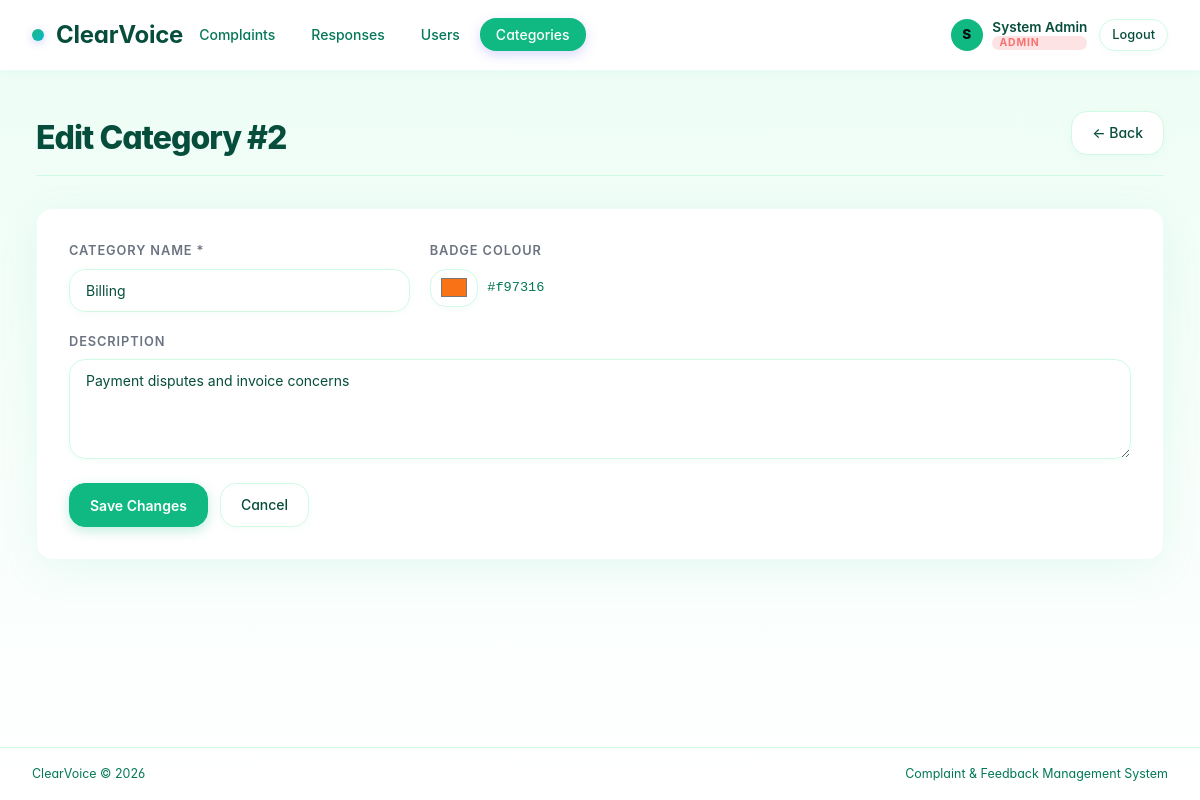
Screenshot of /pages/categories/edit.php?id=2 (signed in) with the database file from the repository.
### tables this page shows
CREATE TABLE IF NOT EXISTS categories (
    id          INT UNSIGNED AUTO_INCREMENT PRIMARY KEY,
    name        VARCHAR(80)   NOT NULL UNIQUE,
    description VARCHAR(255)  NOT NULL DEFAULT '',
    color       VARCHAR(7)    NOT NULL DEFAULT '#6366f1',
    created_at  DATETIME NOT NULL DEFAULT CURRENT_TIMESTAMP,
    updated_at  DATETIME NOT NULL DEFAULT CURRENT_TIMESTAMP ON UPDATE CURRENT_TIMESTAMP
);

### includes/helpers.php (called while the page is built, shortened)
<?php
function e(string $value): string
{
    return htmlspecialchars($value, ENT_QUOTES | ENT_SUBSTITUTE, 'UTF-8');
}

### pages/categories/edit.php (the view, shortened to what this page needs)
<?php
require_once __DIR__ . '/../../includes/header.php';
$db  = getDB();
$id  = (int)($_GET['id'] ?? $_POST['id'] ?? 0);
$stmt = $db->prepare('SELECT * FROM categories WHERE id = :id');
$stmt->execute([':id' => $id]);
$category = $stmt->fetch();
$old       = $category;
?>
<div class="page-header">
    <div><h1>Edit Category #<?= $id ?></h1></div>
    <a href="index.php" class="btn btn-secondary">← Back</a>
</div>
<div class="card fade-in">
    <form method="post">
        <div class="form-grid">
            <div class="field">
                <label for="name">Category Name *</label>
                <input type="text" id="name" name="name" value="<?= e($old['name']) ?>">
            </div>
            <div class="field">
                <label for="color">Badge Colour</label>
                <div style="display:flex;gap:.6rem;align-items:center">
                    <input type="color" id="color" name="color"
                           value="<?= e($old['color']) ?>"
                           style="width:3rem;flex-shrink:0">
                    <span id="colorHex" style="font-family:monospace;font-size:.85rem;color:var(--text-muted)">
                        <?= e($old['color']) ?>
                    </span>
                </div>
            </div>
            <div class="field full">
                <label for="description">Description</label>
                <textarea id="description" name="description" rows="3"><?= e($old['description']) ?></textarea>
            </div>
        </div>
        <div class="form-actions">
            <button type="submit" class="btn btn-primary">Save Changes</button>
            <a href="index.php" class="btn btn-secondary">Cancel</a>
        </div>
    </form>
</div>
<?php require_once __DIR__ . '/../../includes/footer.php'; ?>

### assets/css/style.css (style rules this page uses)
:root { --bg: #ffffff; --bg-card: #ffffff; --bg-hover: #f0fdfa; --bg-gradient: linear-gradient(135deg, #10b981 0%, #14b8a6 50%, #06b6d4 100%); --border: #d1fae5; --border-light:#ecfdf5; --accent: #10b981; --accent-dim: #059669; --accent-light: #34d399; --text: #064e3b; --text-muted: #047857; --text-subtle: #6b7280; --danger: #dc2626; --success: #059669; --info: #0891b2; --warning: #d97706; --radius: 8px; --radius-lg: 16px; --radius-xl: 24px; --font-head: 'Inter', 'Syne', sans-serif; --font-body: 'Inter', 'DM Sans', sans-serif; --shadow: 0 10px 40px rgba(16,185,129,.08); --shadow-sm: 0 2px 8px rgba(16,185,129,.04); --shadow-lg: 0 20px 60px rgba(16,185,129,.12); }
*, *::before, *::after { box-sizing: border-box; margin: 0; padding: 0; }
html { scroll-behavior: smooth; }
body { background: linear-gradient(to bottom, #ecfdf5, #ffffff); color: var(--text); font-family: var(--font-body); font-size: 14px; line-height: 1.6; min-height: 100vh; display: flex; flex-direction: column; font-feature-settings: "cv02", "cv03", "cv04", "cv11"; }
a { color: var(--accent); text-decoration: none; }
.page-header { display: flex; align-items: flex-end; justify-content: space-between; margin-bottom: 2rem; padding-bottom: 1.25rem; border-bottom: 1px solid var(--border); gap: 1rem; flex-wrap: wrap; }
.page-header h1 { font-family: var(--font-head); font-size: 2rem; font-weight: 800; letter-spacing: -.03em; line-height: 1.1; color: var(--text); }
.card { background: var(--bg-card); border: 1px solid var(--border-light); border-radius: var(--radius-lg); padding: 2rem; box-shadow: var(--shadow); transition: transform .2s ease, box-shadow .2s ease; position: relative; overflow: hidden; }
.card::before { content: ''; position: absolute; top: 0; left: 0; right: 0; height: 3px; background: var(--bg-gradient); opacity: 0; transition: opacity .2s ease; }
.btn { display: inline-flex; align-items: center; gap: .5rem; padding: .6rem 1.25rem; border-radius: var(--radius-lg); font-family: var(--font-body); font-size: .875rem; font-weight: 500; cursor: pointer; border: 1px solid transparent; transition: all .2s cubic-bezier(0.4, 0, 0.2, 1); text-decoration: none !important; white-space: nowrap; position: relative; overflow: hidden; }
.btn::before { content: ''; position: absolute; top: 50%; left: 50%; width: 0; height: 0; border-radius: 50%; background: rgba(255,255,255,.2); transform: translate(-50%, -50%); transition: width .3s, height .3s; }
.btn-primary { background: var(--accent); color: white; border-color: var(--accent); font-weight: 600; box-shadow: 0 4px 12px rgba(16,185,129,.25); }
.btn-secondary { background: var(--bg-card); color: var(--text); border-color: var(--border); box-shadow: var(--shadow-sm); }
.form-grid { display: grid; grid-template-columns: repeat(auto-fit, minmax(280px, 1fr)); gap: 1.25rem; }
.field { display: flex; flex-direction: column; gap: .45rem; }
.field.full { grid-column: 1 / -1; }
label { font-size: .8rem; font-weight: 600; color: var(--text-subtle); text-transform: uppercase; letter-spacing: .07em; }
input[type="text"], input[type="email"], input[type="color"], input[type="password"], select, textarea { background: var(--bg-card); border: 1px solid var(--border); border-radius: var(--radius-lg); color: var(--text); font-family: var(--font-body); font-size: .875rem; padding: .75rem 1rem; width: 100%; transition: all .2s cubic-bezier(0.4, 0, 0.2, 1); appearance: none; box-shadow: var(--shadow-sm); }
input::placeholder, textarea::placeholder { color: var(--text-subtle); }
textarea { resize: vertical; min-height: 100px; }
input[type="color"] { padding: .3rem .5rem; height: 2.4rem; cursor: pointer; }
.form-actions { display: flex; gap: .75rem; margin-top: 1.5rem; flex-wrap: wrap; }
.fade-in { animation: fadeIn .35s ease both; }

### rows the page displays
categories: name "Billing", color "#f97316", description "Payment disputes and invoice concerns"

### other values shown
substr($currentUser['name'], 0, 1) "S"
$currentUser['name'] "System Admin"
$currentUser['role'] "ADMIN"
$id "2"
